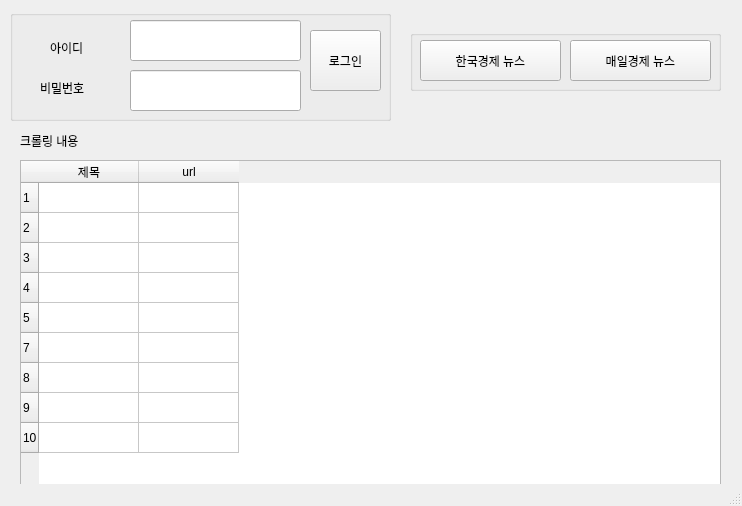
<?xml version="1.0" encoding="UTF-8"?>
<ui version="4.0">
 <class>MainWindow</class>
 <widget class="QMainWindow" name="MainWindow">
  <property name="geometry">
   <rect>
    <x>0</x>
    <y>0</y>
    <width>742</width>
    <height>506</height>
   </rect>
  </property>
  <property name="windowTitle">
   <string>MainWindow</string>
  </property>
  <widget class="QWidget" name="centralwidget">
   <widget class="QGroupBox" name="loginBox">
    <property name="geometry">
     <rect>
      <x>10</x>
      <y>10</y>
      <width>381</width>
      <height>111</height>
     </rect>
    </property>
    <property name="title">
     <string/>
    </property>
    <widget class="QLabel" name="ID">
     <property name="geometry">
      <rect>
       <x>40</x>
       <y>30</y>
       <width>64</width>
       <height>15</height>
      </rect>
     </property>
     <property name="text">
      <string>아이디</string>
     </property>
    </widget>
    <widget class="QLabel" name="PWD">
     <property name="geometry">
      <rect>
       <x>30</x>
       <y>70</y>
       <width>64</width>
       <height>15</height>
      </rect>
     </property>
     <property name="text">
      <string>비밀번호</string>
     </property>
    </widget>
    <widget class="QPushButton" name="btn_login">
     <property name="geometry">
      <rect>
       <x>300</x>
       <y>20</y>
       <width>71</width>
       <height>61</height>
      </rect>
     </property>
     <property name="text">
      <string>로그인</string>
     </property>
    </widget>
    <widget class="QLineEdit" name="lineEdit_PWD">
     <property name="geometry">
      <rect>
       <x>120</x>
       <y>60</y>
       <width>171</width>
       <height>41</height>
      </rect>
     </property>
     <property name="text">
      <string/>
     </property>
    </widget>
    <widget class="QLineEdit" name="lineEdit_ID">
     <property name="geometry">
      <rect>
       <x>120</x>
       <y>10</y>
       <width>171</width>
       <height>41</height>
      </rect>
     </property>
    </widget>
   </widget>
   <widget class="QGroupBox" name="SearchBox_2">
    <property name="geometry">
     <rect>
      <x>410</x>
      <y>30</y>
      <width>311</width>
      <height>61</height>
     </rect>
    </property>
    <property name="title">
     <string/>
    </property>
    <widget class="QPushButton" name="btn_hankuk">
     <property name="geometry">
      <rect>
       <x>10</x>
       <y>10</y>
       <width>141</width>
       <height>41</height>
      </rect>
     </property>
     <property name="text">
      <string>한국경제 뉴스</string>
     </property>
    </widget>
    <widget class="QPushButton" name="btn_meil">
     <property name="geometry">
      <rect>
       <x>160</x>
       <y>10</y>
       <width>141</width>
       <height>41</height>
      </rect>
     </property>
     <property name="text">
      <string>매일경제 뉴스</string>
     </property>
    </widget>
   </widget>
   <widget class="QTableWidget" name="tableWidget_contents">
    <property name="geometry">
     <rect>
      <x>20</x>
      <y>160</y>
      <width>701</width>
      <height>331</height>
     </rect>
    </property>
    <property name="maximumSize">
     <size>
      <width>701</width>
      <height>331</height>
     </size>
    </property>
    <row>
     <property name="text">
      <string>1</string>
     </property>
    </row>
    <row>
     <property name="text">
      <string>2</string>
     </property>
    </row>
    <row>
     <property name="text">
      <string>3</string>
     </property>
    </row>
    <row>
     <property name="text">
      <string>4</string>
     </property>
    </row>
    <row>
     <property name="text">
      <string>5</string>
     </property>
    </row>
    <row>
     <property name="text">
      <string>7</string>
     </property>
    </row>
    <row>
     <property name="text">
      <string>8</string>
     </property>
    </row>
    <row>
     <property name="text">
      <string>9</string>
     </property>
    </row>
    <row>
     <property name="text">
      <string>10</string>
     </property>
    </row>
    <column>
     <property name="text">
      <string>제목</string>
     </property>
    </column>
    <column>
     <property name="text">
      <string>url</string>
     </property>
    </column>
   </widget>
   <widget class="QLabel" name="label">
    <property name="geometry">
     <rect>
      <x>20</x>
      <y>130</y>
      <width>151</width>
      <height>21</height>
     </rect>
    </property>
    <property name="text">
     <string>크롤링 내용</string>
    </property>
   </widget>
  </widget>
  <widget class="QStatusBar" name="statusbar"/>
 </widget>
 <resources/>
 <connections/>
</ui>
